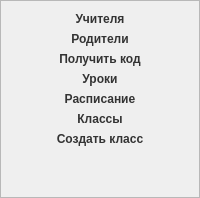
                 <widget class="QFrame" name="frame_3">
                  <property name="enabled">
                   <bool>true</bool>
                  </property>
                  <property name="minimumSize">
                   <size>
                    <width>100</width>
                    <height>0</height>
                   </size>
                  </property>
                  <property name="maximumSize">
                   <size>
                    <width>16777215</width>
                    <height>16777215</height>
                   </size>
                  </property>
                  <property name="frameShape">
                   <enum>QFrame::StyledPanel</enum>
                  </property>
                  <property name="frameShadow">
                   <enum>QFrame::Raised</enum>
                  </property>
                  <layout class="QVBoxLayout" name="verticalLayout_21">
                   <item>
                    <widget class="QPushButton" name="toolsTeacherButton">
                     <property name="font">
                      <font>
                       <bold>true</bold>
                      </font>
                     </property>
                     <property name="cursor">
                      <cursorShape>PointingHandCursor</cursorShape>
                     </property>
                     <property name="styleSheet">
                      <string notr="true">background-color: transparent; border: 0px; color: #333</string>
                     </property>
                     <property name="text">
                      <string>Учителя</string>
                     </property>
                    </widget>
                   </item>
                   <item>
                    <widget class="QPushButton" name="toolsParentButton">
                     <property name="font">
                      <font>
                       <bold>true</bold>
                      </font>
                     </property>
                     <property name="cursor">
                      <cursorShape>PointingHandCursor</cursorShape>
                     </property>
                     <property name="styleSheet">
                      <string notr="true">background-color: transparent; border: 0px; color: #333</string>
                     </property>
                     <property name="text">
                      <string>Родители</string>
                     </property>
                    </widget>
                   </item>
                   <item>
                    <widget class="QPushButton" name="toolsGetCodeButton">
                     <property name="font">
                      <font>
                       <bold>true</bold>
                      </font>
                     </property>
                     <property name="cursor">
                      <cursorShape>PointingHandCursor</cursorShape>
                     </property>
                     <property name="styleSheet">
                      <string notr="true">background-color: transparent; border: 0px; color: #333</string>
                     </property>
                     <property name="text">
                      <string>Получить код</string>
                     </property>
                    </widget>
                   </item>
                   <item>
                    <widget class="QPushButton" name="toolsLessonsButton">
                     <property name="font">
                      <font>
                       <bold>true</bold>
                      </font>
                     </property>
                     <property name="cursor">
                      <cursorShape>PointingHandCursor</cursorShape>
                     </property>
                     <property name="styleSheet">
                      <string notr="true">background-color: transparent; border: 0px; color: #333</string>
                     </property>
                     <property name="text">
                      <string>Уроки</string>
                     </property>
                    </widget>
                   </item>
                   <item>
                    <widget class="QPushButton" name="toolstTimetableButton">
                     <property name="font">
                      <font>
                       <bold>true</bold>
                      </font>
                     </property>
                     <property name="cursor">
                      <cursorShape>PointingHandCursor</cursorShape>
                     </property>
                     <property name="styleSheet">
                      <string notr="true">background-color: transparent; border: 0px; color: #333</string>
                     </property>
                     <property name="text">
                      <string>Расписание</string>
                     </property>
                    </widget>
                   </item>
                   <item>
                    <widget class="QPushButton" name="toolsClassButton">
                     <property name="font">
                      <font>
                       <bold>true</bold>
                      </font>
                     </property>
                     <property name="cursor">
                      <cursorShape>PointingHandCursor</cursorShape>
                     </property>
                     <property name="styleSheet">
                      <string notr="true">background-color: transparent; border: 0px; color: #333</string>
                     </property>
                     <property name="text">
                      <string>Классы</string>
                     </property>
                    </widget>
                   </item>
                   <item>
                    <widget class="QPushButton" name="toolsCreateClassButton">
                     <property name="font">
                      <font>
                       <bold>true</bold>
                      </font>
                     </property>
                     <property name="cursor">
                      <cursorShape>PointingHandCursor</cursorShape>
                     </property>
                     <property name="styleSheet">
                      <string notr="true">background-color: transparent; border: 0px; color: #333</string>
                     </property>
                     <property name="text">
                      <string>Создать класс</string>
                     </property>
                    </widget>
                   </item>
                   <item>
                    <spacer name="verticalSpacer">
                     <property name="orientation">
                      <enum>Qt::Vertical</enum>
                     </property>
                     <property name="sizeHint" stdset="0">
                      <size>
                       <width>20</width>
                       <height>40</height>
                      </size>
                     </property>
                    </spacer>
                   </item>
                  </layout>
                 </widget>
